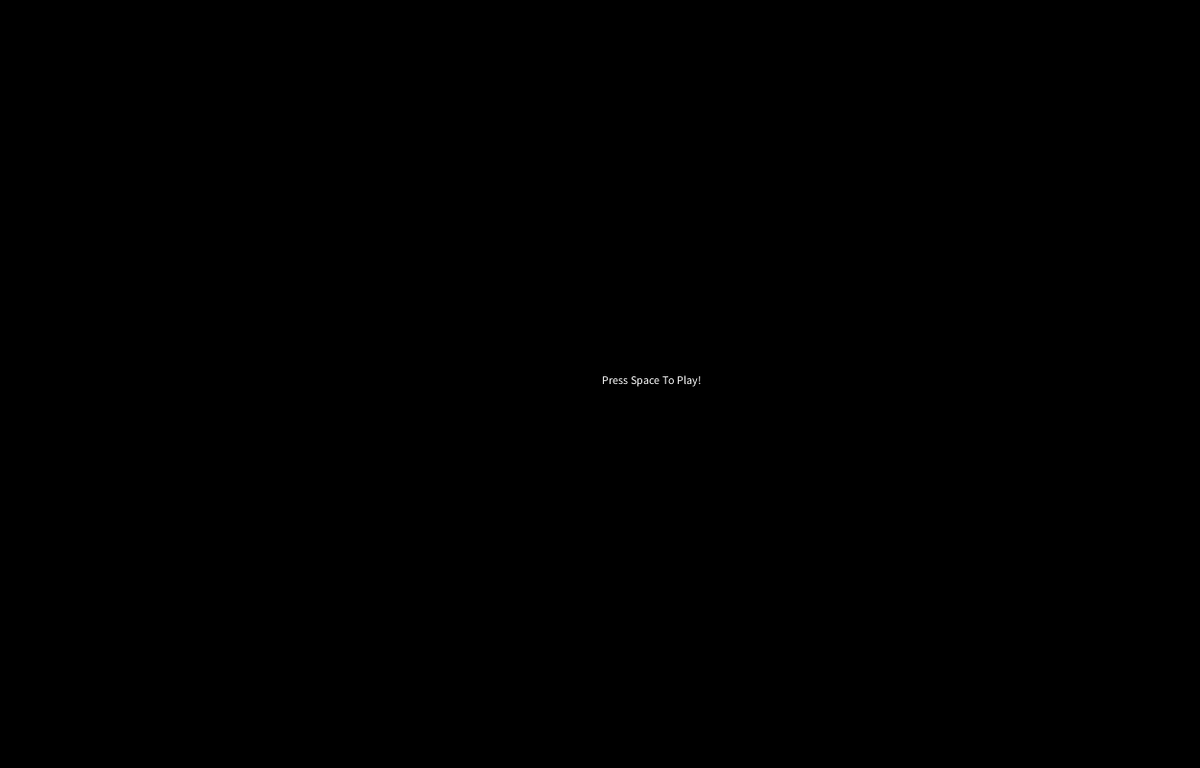
Frame 1 (no input)
Frame 60 (the mouse pressed at the canvas centre just before this capture): identical to frame 1, image omitted
Frame 120 (the mouse held since frame 60 and released just before this capture): identical to frame 1, image omitted

The Processing sketch that drew this single still picture (run headless with seeded random() and noise(); from frame 60 on, the mouse is pressed at the canvas centre):

// Processing sketch: pongv2_pde
// ── pongv2_pde.pde
//git add .  //<>//
//git commit -m ""
//git push

void setup () 
{
  size(1250, 800);
  smooth();
  background(0);

  screen = 0;
}

void reset() 
{
  paddleLength = 150;
  paddleWidth = 15;
  paddleX = 125;
  paddleY = 400;

  speed = 4;
  speedPaddle = 5;
  speedBoost = 10;

  ballX = 625;
  ballY = 400;
  ballR = 20;
  directionY = -1;
  directionX = -1;

  paddle2X = width  - 125;
  paddle2Y = height - 400;
  paddle2Width = 15;
  paddle2Length = 150;
}
float stageLine = 350;
float lineLength = 20;

float paddleLength;
float paddleWidth;
float centerY;
float paddleX;
float paddleY;

float speed;
float speedPaddle;
float speedBoost;

float ballX;
float ballY;
float ballR;
float directionX;
float directionY;

float paddle2X;
float paddle2Y;
float paddle2Width;
float paddle2Length;

float paddleTop;
float paddleBottom;

int scoreL;
int scoreR;

int screen;

void draw() 
{
  if (screen == 1) {
    ball();
    stage();
    paddle();
    collision();
    score();
    paddle2();
  }

  if (screen == 0) {
    startMenu();
  }
}


void stage() 
{
  stroke(255);
  line(0, height * 0.5f - stageLine, width, height * 0.5f - stageLine);
  stroke(255);
  line(0, height * 0.5f + stageLine, width, height * 0.5f + stageLine);

  for (int i = 0; i < 1000; i += 20) {
    stroke(255);
    line(width * 0.5f, 10 + i, width * 0.5f, i+20);
  }
}

void paddle()
{
  paddleTop = paddleY - paddleLength/2;
  paddleBottom = paddleY - paddleLength/2;
  rectMode(CENTER);
  fill(255);
  rect(paddleX, paddleY, paddleWidth, paddleLength);

  if (keyPressed)
  {
    if (key == 'w' || key == 'W') 
    {
      paddleY -= speed;
    }
    if (key == 's' || key == 'S') 
    {
      paddleY += speed;
    }
  }
}

void paddle2() 
{
  rectMode(CENTER);
  fill(255);
  rect(paddle2X, paddle2Y, paddle2Width, paddle2Length);
  if (keyPressed)
  {
    if (key == 'o' || key == 'O') 
    {
      paddle2Y -= speedPaddle;
    }
    if (key == 'l' || key == 'L') 
    {
      paddle2Y += speedPaddle;
    }
  }
}

void ball()
{
  background(0);
  fill(255);
  ellipse(ballX, ballY, ballR, ballR);
  ballX = ballX + speed * directionX;
  ballY = ballY + speed * directionY;
}

void collision() 
{
  if (ballX < paddleX + paddleWidth ) {
    if (ballY < paddleY + paddleLength + ballR && ballY > paddleY - ballR) {
      directionX *= -1;
      delay(50);
      paddleLength *= 0.75f;
    }
  }

  if (ballX > paddle2X + paddleWidth) {
    if (ballY < paddle2Y + paddle2Length + ballR && ballY > paddle2Y - ballR) {
      directionX *= -1;
      delay(50);
      paddle2Length *= 0.75f;
    }
  }

  if (ballY < height * 0.5f - stageLine) {
    directionY *= -1;
  }

  if (ballY > height * 0.5f + stageLine) {
    directionY *= -1;
  }
}


void score() 
{
  textSize(30);
  stroke(255);
  //score left
  text(" " + scoreL, 10, 30);
  //score right
  stroke(255);
  text(" " + scoreR, width - 50, 30);
  if (ballX > width)
  {
    reset();
    scoreL ++;
  }

  if (ballX < 0)
  {

    reset();
    scoreR ++;
  }
}


void startMenu () 
{
  background (0);
  text(" Press Space To Play! ", width / 2, height / 2);

  if (keyPressed)
  {
    if (key == ' ') 
    {
      screen = 1;
    }
  }
}
